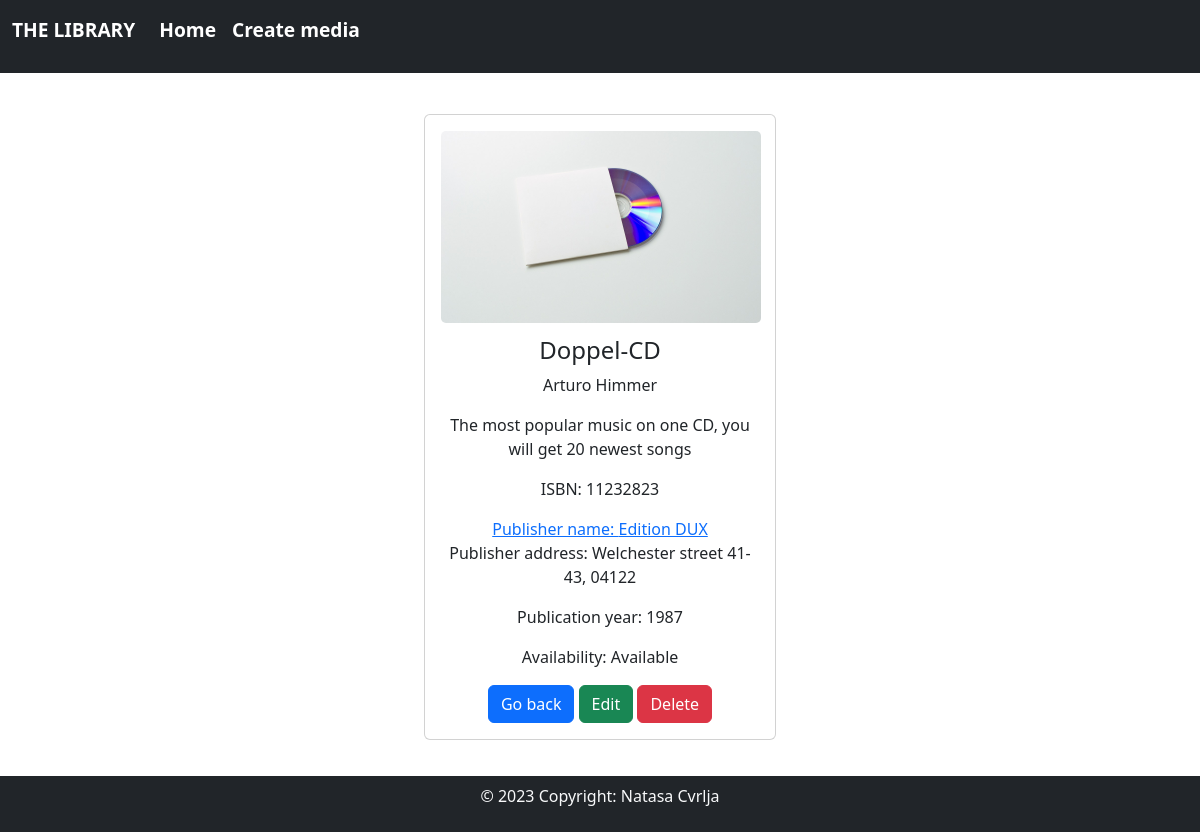
Page /details.php?id=6 on the committed database.
### tables this page shows
CREATE TABLE `library` (
  `id` int(11) NOT NULL,
  `title` varchar(225) NOT NULL,
  `image` varchar(200) NOT NULL,
  `isbn` int(30) NOT NULL,
  `type` varchar(225) NOT NULL,
  `short_description` varchar(250) NOT NULL,
  `author_firstName` varchar(50) NOT NULL,
  `author_lastName` varchar(50) NOT NULL,
  `publisher_name` varchar(50) NOT NULL,
  `publisher_addres` varchar(50) NOT NULL,
  `publisher_date` int(11) NOT NULL,
  `availability` enum('Available','Reserved') NOT NULL DEFAULT 'Available'
);

### details.php (the view, shortened to what this page needs)
<!DOCTYPE html>
<?php
    require_once "db_connect.php";
    $id = $_GET['id'];
    $sql = "SELECT * FROM library WHERE id = {$id}";
    $result = mysqli_query($connect, $sql);
    $row = mysqli_fetch_assoc($result);
    $body = "";
    $body .= "<div class='card' style='width: 22rem; text-align: center;'>
      <div class='card-body'>
      <div>
        <img class='card-img object-fit-cover' style='width: 20rem; height: 12rem;' src='images/{$row['image']}'>
        <h4 class='card-title' style='margin-top:4%'>{$row["title"]}</h4>
        <p class='card-text'>{$row["author_firstName"]}  {$row["author_lastName"]}</p>
        <p class='card-text'>{$row["short_description"]}</p>
        <p class='card-text'>ISBN: {$row["isbn"]}</p>
        <a class='card-text' href='publisher.php?publisher_name={$row['publisher_name']}'>Publisher name: {$row['publisher_name']}</a>
        <p class='card-text'>Publisher address: {$row["publisher_addres"]}</p>
        <p class='card-text'>Publication year: {$row["publisher_date"]}</p>
        <p class='card-text'>Availability: {$row["availability"]}</p>
        <a href='index.php' class='btn btn-primary'>Go back</a>
        <a href='update.php?id={$row["id"]}' class='btn btn-success'>Edit</a>
        <a href='delete.php?id={$row["id"]}' class='btn btn-danger'>Delete</a>
        </div>
      </div>
    </div>";
?>
<html lang="en">
<head>
    <link href="https://cdn.jsdelivr.net/npm/bootstrap@5.3.0/dist/css/bootstrap.min.css" rel="stylesheet">
</head>
<body>
<nav class="navbar navbar-expand-lg bg-dark fixed-top" style="padding-bottom: 20px; background-color: gray;">
  <div class="container-fluid">
    <a class="navbar-brand" href="#">The Library</a>
    <div class="collapse navbar-collapse" id="navbarNavDropdown">
      <ul class="navbar-nav">
        <li class="nav-item">
          <a class="nav-link active" aria-current="page" href="index.php">Home</a>
        </li>
        <li class="nav-item">
          <a class="nav-link active" href="create.php">Create media</a>
        </li>
      </ul>
    </div>
  </div>
</nav>
<div class="hero" style="margin-top: 90px">
  </div>
<div class="row rows-col-lg-3 rows-col-md-2 rows-col-sm-1">
    <?= $body ?>
</div>
<footer class="text-center" style="margin-top: 3%;">
    <div class="text-center text-light p-2 bg-dark">
    <p class="text-light"> © 2023 Copyright: Natasa Cvrlja</p>
    </div>
</footer>
</body>
</html>

### details.php (style rules this page uses)
.row { --bs-gutter-x: 0; display: flex; justify-content: space-around; gap: 10px; }
.navbar .nav-item .nav-link { font-size: larger; font-weight: bold; color: white; }
.navbar .navbar-brand { font-size: larger; font-weight: bold; text-transform: uppercase; color: white; }

### rows in the picture
library: image (picture), title "Doppel-CD", author_firstName "Arturo", author_lastName "Himmer", short_description "The most popular music on one CD, you will get 20 newest songs", isbn "11232823", publisher_name "Edition DUX", publisher_addres "Welchester street 41-43, 04122", publisher_date "1987", availability "Available"
